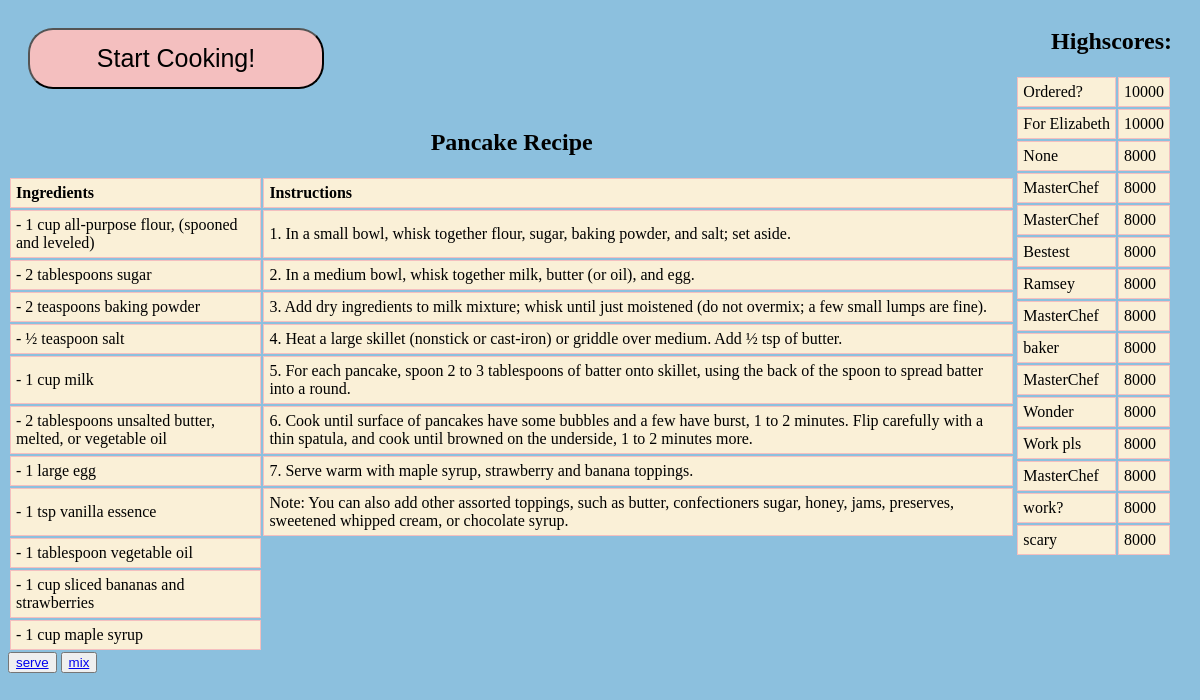
The page /pancakes/home on the database as committed earlier.
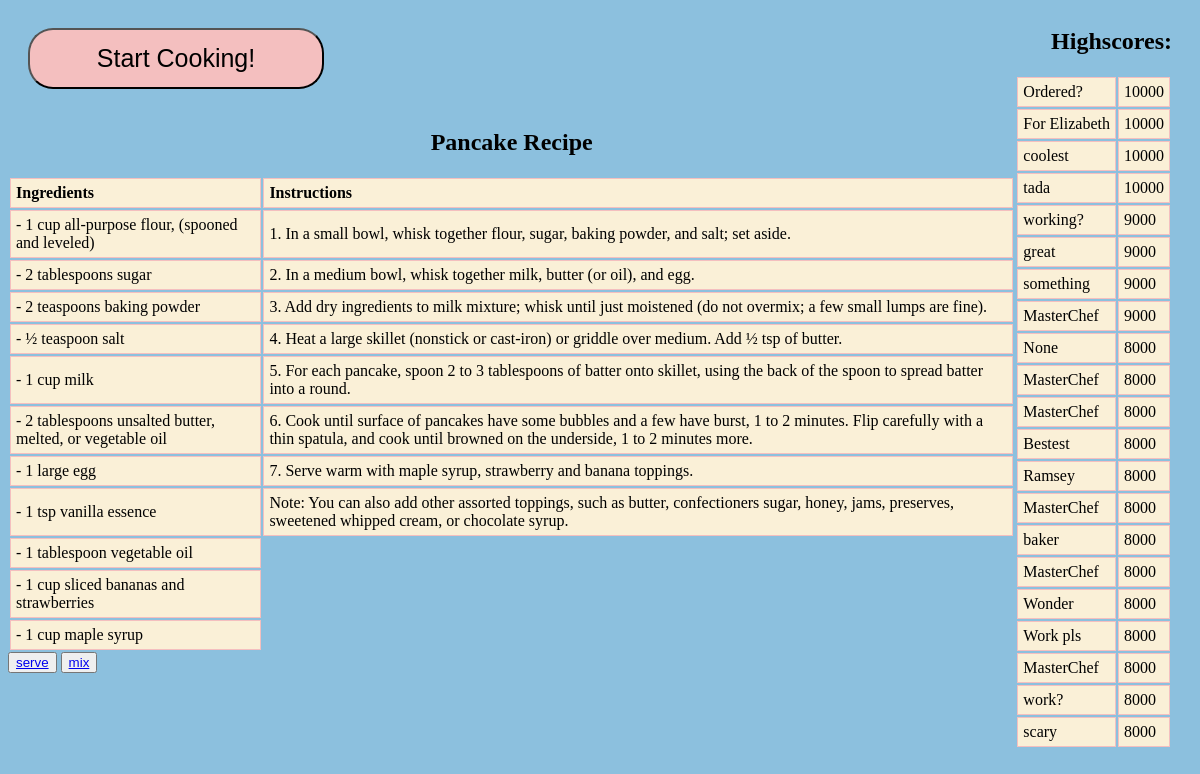
The same page on the database as committed later.
### tables this page shows
CREATE TABLE "Highscores_pancakes" (
	"Name" VARCHAR(20), 
	"Score" INTEGER
);

### app.py (the view)
@app.route("/pancakes/home")
def pancakes_home():
    with engine.connect() as connection:
        query = db.select(score_table_pancakes).order_by(score_table_pancakes.c.Score.desc())
        print("Q: ", query)
        query_result = connection.execute(query)
        rows = query_result.fetchall()
        print("ROWS: ", rows)
    return render_template("pancakes/home.html", rows = rows)

### templates/pancakes/home.html
{% extends "layout.html" %}
{% block content %}
  <h2 align="center">Pancake Recipe</h2>
  <table align="center">
    <tr>
      <td><strong>Ingredients</strong></td>
      <td><strong>Instructions</strong></td>
    </tr>
    <tr>
      <td> - 1 cup all-purpose flour, (spooned and leveled)</td>
      <td>1. In a small bowl, whisk together flour, sugar, baking powder, and salt; set aside.</td>
    </tr>
    <tr>
      <td> - 2 tablespoons sugar</td>
      <td>2. In a medium bowl, whisk together milk, butter (or oil), and egg.</td>
    </tr>
    <tr>
      <td> - 2 teaspoons baking powder</td>
      <td>3. Add dry ingredients to milk mixture; whisk until just moistened (do not overmix; a few small lumps are fine).</td>
    </tr>
    <tr>
      <td> - ½ teaspoon salt</td>
      <td>4. Heat a large skillet (nonstick or cast-iron) or griddle over medium. Add ½ tsp of butter.</td>
    </tr>
    <tr>
      <td> - 1 cup milk</td>
      <td>5. For each pancake, spoon 2 to 3 tablespoons of batter onto skillet, using the back of the spoon to spread batter into a round.</td>
    </tr>
    <tr>
      <td> - 2 tablespoons unsalted butter, melted, or vegetable oil</td>
      <td>6. Cook until surface of pancakes have some bubbles and a few have burst, 1 to 2 minutes. Flip carefully with a thin spatula, and cook until browned on the underside, 1 to 2 minutes more.</td>
    </tr>
    <tr>
      <td> - 1 large egg</td>
      <td>7. Serve warm with maple syrup, strawberry and banana toppings.</td>
    </tr>
    <tr>
      <td> - 1 tsp vanilla essence</td>
      <td>Note: You can also add other assorted toppings, such as butter, confectioners sugar, honey, jams, preserves, sweetened whipped cream, or chocolate syrup.</td>
    </tr>
    <tr>
      <td> - 1 tablespoon vegetable oil</td>
    </tr>
    <tr>
      <td> - 1 cup sliced bananas and strawberries</td>
    </tr>
    <tr>
      <td> - 1 cup maple syrup</td>
    </tr>
  </table>
  <button>
<a href = "serve"> serve </a>
    </button>
    <button>
  <a href = "mix"> mix </a>
      </button>
{% endblock content %}

### templates/layout.html (shortened to what this page needs)
<!DOCTYPE html>
<html>
<head>
</head>
<body>
<body>
    <a href="/stack">
        <button class="block">
            Start Cooking!
        </button>
    </a>
  <div class="highscores">
    <h2 align="right"> Highscores: </h2>
    <table>
 		{% for i in rows %}
          <tr>
              <td> {{i[0]}} </td>
              <td> {{i[1]}} </td>
          </tr>
          {% endfor %}
        </table>
  </div>
    {% block content %}{% endblock %}
</body>
</html>

### templates/layout.html (style rules this page uses)
body { background-color: #8CC0DE; }
td { border: 1px solid #F4BFBF; padding: 5px; }
tr { background-color: #FAF0D7; color: black; }
.block { width: 25%; border-radius: 25px; background-color: #F4BFBF; margin: 20px; padding: 14px 28px; font-size: 25px; cursor: pointer; text-align: center; }
.highscores { float: right; margin-right: 20px; }

Rows that differ between the two databases and show on the page:
added Highscores_pancakes: Name "coolest", Score "10000"
added Highscores_pancakes: Name "tada", Score "10000"
added Highscores_pancakes: Name "working?", Score "9000"
added Highscores_pancakes: Name "great", Score "9000"
added Highscores_pancakes: Name "something", Score "9000"
added Highscores_pancakes: Name "MasterChef", Score "9000"
